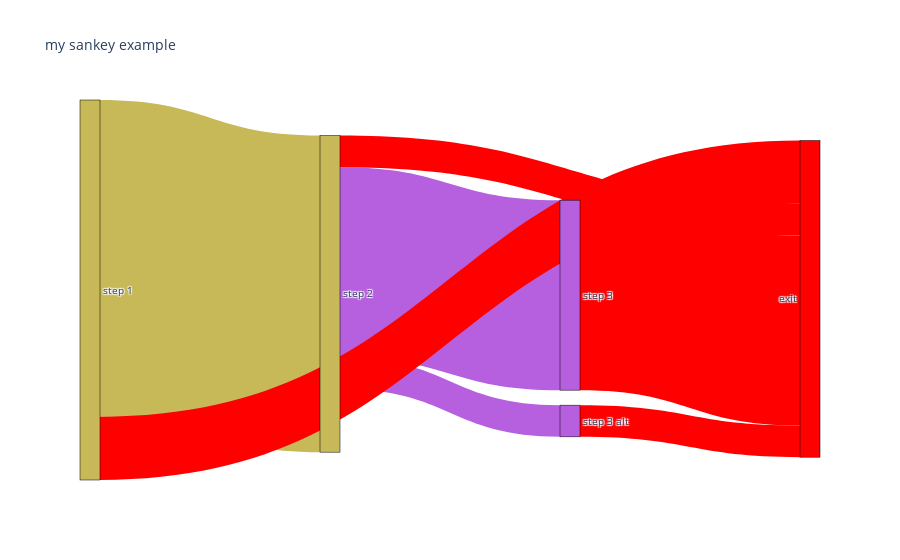

Write notebook code for a chart like this one.
### Code cell
import plotly.graph_objects as go
import random


def show_sankey(data, title):
  """data is a list of rows from sql of form
    (source_label, target_label, value )
  """

  labels = list(set([row['source'] for row in data] + [row['target'] for row in data] ))
  source = [labels.index(row['source']) for row in data] 
  target = [labels.index(row['target']) for row in data] 
  value =  [row['value'] for row in data] 


  color_map = {}
  for label in labels: 
    if 'exit' in label:
      color_map[label] = 'red' 

  color_randomizer = 2345#random.randint(1,10000)
  print(color_randomizer)
  color_index = []
  def color_map(color_index,label):
    if 'exit' in label:
       return 'red' 
    #add if not exist
    color_index = set(color_index)
    #print(label[1:])
    color_index.add(label[1:])
    color_index = list(color_index)
    #print(color_index)

    label_without_position = label[1:]
    random.seed(color_index.index(label_without_position)+color_randomizer)
    color = f'rgb({random.randint(0, 255)},{random.randint(0, 255)},{random.randint(0, 255)},0.9)'
    return color
  
  target_strings = [row['target'] for row in data] 
  node_colors = [color_map(labels,label) for label in labels]
  flow_colors = [color_map(labels,t).replace('0.9', '0.4') for t in target_strings]


  fig = go.Figure(data=[go.Sankey(
      node = dict(
        pad = 15,
        thickness = 20,
        line = dict(color = "black", width = 0.5),
        label = labels,
        color = node_colors
      ),
      link = dict(
        source = source,
        target = target,
        value = value,
        color = flow_colors
    ))])

  fig.update_layout(title_text=title, font_size=10)
  fig.show()

show_sankey(data, 'my sankey example')

### Figure 1 — Plotly figure (JSON) as saved in the notebook; plotly's stock layout.template omitted (floating-point values rounded to 4 significant figures)
{"data": [{"link": {"color": ["rgb(199,185,88,0.4)", "rgb(183,96,223,0.4)", "rgb(183,96,223,0.4)", "red", "red", "red", "red"], "source": [2, 0, 0, 0, 4, 3, 2], "target": [0, 4, 3, 1, 1, 1, 1], "value": ["100", "60", "10", "10", "60", "10", "20"]}, "node": {"color": ["rgb(199,185,88,0.9)", "red", "rgb(199,185,88,0.9)", "rgb(183,96,223,0.9)", "rgb(183,96,223,0.9)"], "label": ["step 2", "exit", "step 1", "step 3 alt", "step 3"], "line": {"color": "black", "width": 0.5}, "pad": 15, "thickness": 20}, "type": "sankey"}], "layout": {"font": {"size": 10}, "title": {"text": "my sankey example"}}}
